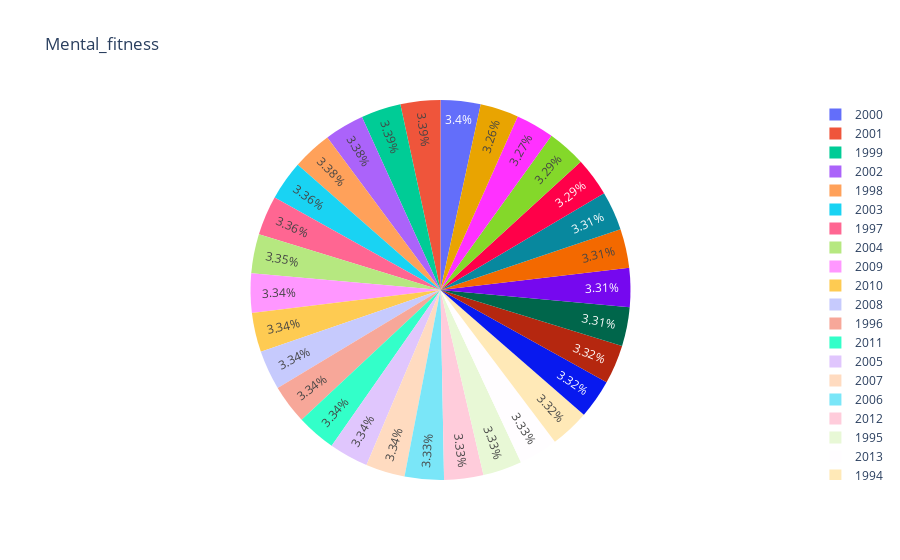

The code cell stored with this chart in its notebook:
### Markdown cell above
Yearwise pie chart

### Code cell
fig =px.pie(df.drop('Country',axis=1),values='Mental_fitness',names='Year',title='Mental_fitness')
fig.show()

### Figure 1 — Plotly figure (JSON) as saved in the notebook; plotly's stock layout.template omitted (floating-point values rounded to 4 significant figures; data arrays with more than 128 entries replaced by an {"elided": "..."} marker saying what was removed)
{"data": [{"domain": {"x": [0, 1], "y": [0, 1]}, "hovertemplate": "Year=%{label}<br>Mental_fitness=%{value}<extra></extra>", "labels": {"elided": "6840 int values"}, "legendgroup": "", "name": "", "showlegend": true, "type": "pie", "values": {"elided": "6840 float values"}}], "layout": {"legend": {"tracegroupgap": 0}, "title": {"text": "Mental_fitness"}}}
